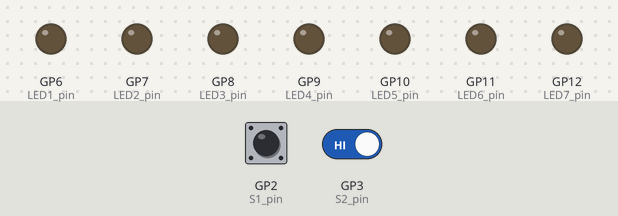
Bench run of a program on a simulated Raspberry Pi Pico. On the bench: output pins drawn as LEDs (lit = HIGH). Dashed ring = blinking. The test bench sets the inputs (shaded band); at power-on: GP2 (S1_pin) HIGH, GP3 (S2_pin) HIGH. What the program prints to the serial monitor is not drawn.

Above: at 1.2 s.
1.3 s: GP2 (S1_pin) driven LOW
At 2.1 s:
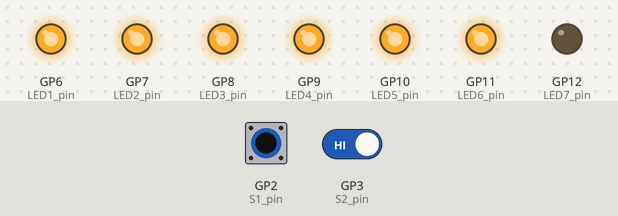
4.3 s: GP3 (S2_pin) driven LOW
At 7.1 s:
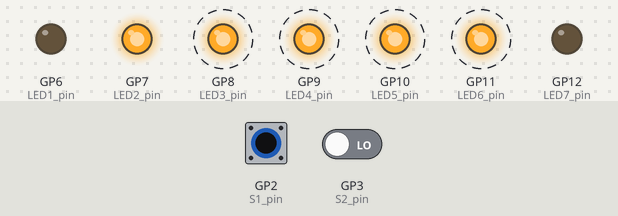
7.3 s: GP2 (S1_pin) pulsed HIGH 2 times (0.12 s each, 0.3 s apart)
At 8.7 s:
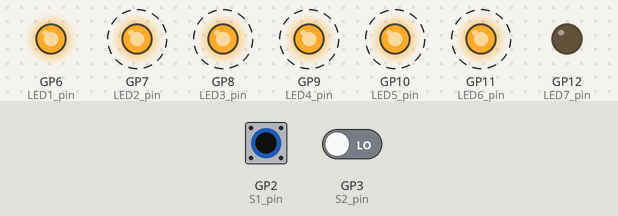
Timing chart, 0 to 16.9 s (numbered marks = the images above; inputs shaded):
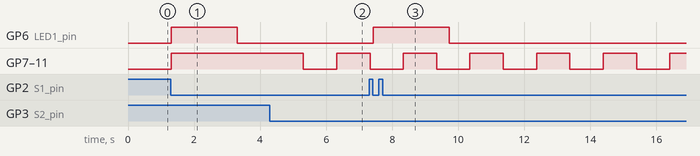

Measured:
- after the input at 1.3 s, GP6 (LED1_pin): LOW → HIGH at once, → LOW 2.0 s later; GP7 (LED2_pin), GP8 (LED3_pin), GP9 (LED4_pin), GP10 (LED5_pin), GP11 (LED6_pin): LOW → HIGH at once
- after the input at 4.3 s, GP8 (LED3_pin), GP9 (LED4_pin), GP10 (LED5_pin), GP11 (LED6_pin): HIGH → LOW after 1.0 s, → HIGH 1.0 s later
- after the input at 7.3 s, GP6 (LED1_pin): LOW → HIGH after 0.13 s, → LOW 2.3 s later

The program:

main.cpp
```cpp
#include <Arduino.h>
#define LED1_pin 6
#define LED2_pin 7
#define LED3_pin 8
#define LED4_pin 9
#define LED5_pin 10
#define LED6_pin 11
#define LED7_pin 12

#define S1_pin 2
#define S2_pin 3

typedef struct {
  int state, new_state, pause;
;

  // tes - time entering state
  // tis - time in state
  // tis_pause - time in state (save while in pause)
  unsigned long tes, tis, tis_pause;
} fsm_t;

// Input variables
uint8_t S1, prevS1;
uint8_t S2, prevS2;

uint8_t S1_real, S2_real;

uint8_t S1_doubleclick = 0;
uint8_t S2_doubleclick = 0;

uint8_t S1_doubleclick_flag = 0;
uint8_t S2_doubleclick_flag = 0;

uint8_t S1_longpress_flag = 0;
uint8_t S2_longpress_flag = 0;

unsigned long tis_pause = 0;

int end_cycle = 0;

int extra_led = 0;

int extra = 0;

// Output variables
uint8_t LED_1, LED_2, LED_3, LED_4, LED_5, LED_6, LED_7;

// Our finite state machines
fsm_t fsm1, fsm2, fsm3, fsm4, fsm5, fsm6, fsm7, sw1, sw2;

unsigned long interval, last_cycle;
unsigned long loop_micros;

// Set new state
void set_state(fsm_t& fsm, int new_state)
{
  if (fsm.state != new_state) {  // if the state changed tis is reset

        fsm.state = new_state;
        fsm.tes = millis();
        fsm.tis = 0;

  }
}

void set_led(fsm_t& fsm, uint8_t* LED)
{
  if (fsm.state == 0) { // Start state
    *LED = 0;
  } else if (fsm.state == 1) { // Led ON state
    *LED = 1;
  } else if (fsm.state == 2) { // Led OFF while counting state
    *LED = 0;
  } else if (fsm.state == 3) { // Led OFF while paused state
    *LED = 0;
  } else if (fsm.state == 4) { // Led ON while paused state
    *LED = 1;
  }
}

void set_conditions(fsm_t& fsm, uint8_t S1, uint8_t prevS1, uint8_t S2, uint8_t prevS2, int pos)
{
      // Calculate next state for the first state machine
      if (fsm.state == 0 && (S1 || S2)) {
        fsm.new_state = 1;
      } else if(fsm.state == 1 && S1 && !prevS1) {
        fsm.tes = millis();
      } else if(fsm.state == 1 && S2 && !prevS2) {
        fsm.new_state = 4;
        fsm.tis_pause = fsm.tis;
        fsm.pause = 1;
      } else if (fsm.state == 1 && (fsm.tis + fsm.tis_pause) >= (2000*pos)) {
        fsm.new_state = 2;
        fsm.tis_pause = 0;
        //if (pos == 6) end_cycle = 1;
      } else if (fsm.state == 4 && fsm.tis > 1000 && fsm.pause) {
        fsm.new_state = 3;
      } else if (fsm.state == 4 && S2 && !prevS2 && fsm.pause) {
        fsm.pause = 0;
        fsm.new_state = 1;
      } else if (fsm.state == 3 && fsm.tis > 1000 && fsm.pause) {
        fsm.new_state = 4;
      } else if (fsm.state == 3 && S2 && !prevS2 && fsm.pause){
        fsm.new_state = 1;
       // fsm1.tes = cur_time - fsm1.tis_pause;
        fsm.pause = 0;
      // } else if(fsm1.state == 2 && S2 && !prevS2) {
      //   fsm1.state = 2;
      //   fsm1.pause = 1;
      } else if (fsm.state == 2 && end_cycle) {
        fsm.new_state = 1;
        // if (pos == 6) {
        //   end_cycle = 0;
        //   }
      } else if (fsm.state == 2 && S1 && !prevS1){
        fsm.new_state = 1;
      }
}

int check_switch(uint8_t S, uint8_t prevS, fsm_t& fsm, uint8_t& S_doubleclick, uint8_t& S_longpress) {
  if (S && !prevS && !S_doubleclick && !S_longpress) {
    fsm.tes = millis();
    fsm.tis = 0;
    S_doubleclick = 1;
    S_longpress = 1;
    return 1;
  }
  if (S && !prevS && fsm.tis < 500 && S_doubleclick) {
    S_doubleclick = 0;
    return 2;
  }
  if (S && prevS && fsm.tis > 3000 && S_longpress) {
    S_longpress = 0;
    return 3;
  }
  if (!S && prevS && S_longpress) {
    S_longpress = 0;
    return 0;
  }
  if (fsm.tis > 500) {
    S_doubleclick = 0;
    return 0;
  }
  return 0;
}

void setup()
{
  pinMode(LED1_pin, OUTPUT);
  pinMode(LED2_pin, OUTPUT);
  pinMode(LED3_pin, OUTPUT);
  pinMode(LED4_pin, OUTPUT);
  pinMode(LED5_pin, OUTPUT);
  pinMode(LED6_pin, OUTPUT);
  pinMode(LED7_pin, OUTPUT);
  pinMode(S1_pin, INPUT);
  pinMode(S2_pin, INPUT);

  // Start the serial port with 115200 baudrate
  Serial.begin(115200);

  sw1.tes = millis();
  sw1.tis = 0;
  sw1.tes = millis();
  sw2.tis = 0;

  interval = 10;
  set_state(fsm1, 0);
  set_state(fsm2, 0);
  set_state(fsm3, 0);
  set_state(fsm4, 0);
  set_state(fsm5, 0);
  set_state(fsm6, 0);
  set_state(fsm7, 2);
}

void loop()
{
    // To measure the time between loop() calls
    //unsigned long last_loop_micros = loop_micros;

    // Do this only every "interval" miliseconds
    // It helps to clear the switches bounce effect
    unsigned long now = millis();
    if (now - last_cycle > interval) {
      loop_micros = micros();
      last_cycle = now;

      // Read the inputs
      // sw1.tis = cur_time - sw1.tes;
      // sw2.tis = cur_time - sw2.tes;
      prevS1 = S1;
      prevS2 = S2;
      // S1_real = !digitalRead(S1_pin);
      // S2_real = !digitalRead(S2_pin);
      // S1 = check_switch(S1, S1_real, sw1);
      // S2 = check_switch(S2, S2_real, sw2);

      S1 = !digitalRead(S1_pin);
      S2 = !digitalRead(S2_pin);

      // FSM processing

      // Update tis for all state machines
      unsigned long cur_time = millis();   // Just one call to millis()
      sw1.tis = cur_time - sw1.tes;
      sw2.tis = cur_time - sw2.tes;
      fsm1.tis = cur_time - fsm1.tes;
      fsm2.tis = cur_time - fsm2.tes;
      fsm3.tis = cur_time - fsm3.tes;
      fsm4.tis = cur_time - fsm4.tes;
      fsm5.tis = cur_time - fsm5.tes;
      fsm6.tis = cur_time - fsm6.tes;
      fsm7.tis = cur_time - fsm7.tes;

      S1_doubleclick = check_switch(S1, prevS1, sw1, S1_doubleclick_flag, S1_longpress_flag);
      S2_doubleclick = check_switch(S2, prevS2, sw2, S2_doubleclick_flag, S2_longpress_flag);

      if (S2_doubleclick) extra_led = !extra_led;

      // Calculate next state for the first state machine
      set_conditions(fsm1, S1, prevS1, S2, prevS2, 1);
      set_conditions(fsm2, S1, prevS1, S2, prevS2, 2);
      set_conditions(fsm3, S1, prevS1, S2, prevS2, 3);
      set_conditions(fsm4, S1, prevS1, S2, prevS2, 4);
      set_conditions(fsm5, S1, prevS1, S2, prevS2, 5);
      set_conditions(fsm6, S1, prevS1, S2, prevS2, 6);
      // if (extra_led) {
      //   set_conditions(fsm7, S1, prevS1, S2, prevS2, 7);
      //   extra = 2000;
      // } else extra = 0;

      if (fsm7.state == 0 && (S1 || S2)) {
        fsm7.new_state = 2;
      } else if(fsm7.state == 2 && S1 && !prevS1) {
        fsm7.tes = millis();
      } else if(fsm7.state == 2 && S2 && !prevS2) {
        fsm7.new_state = 3;
        fsm7.tis_pause = fsm7.tis;
        fsm7.pause = 1;
      } else if (fsm7.state == 2 && (fsm7.tis + fsm7.tis_pause) >= 12000 + extra) {
        fsm7.new_state = 1;
      } else if (fsm7.state == 1 && (fsm7.tis) >= 1000) {
        fsm7.new_state = 2;
        fsm7.tis_pause = 0;
        end_cycle = 1;
      } else if(fsm7.state == 1 && S1 && !prevS1) {
        fsm7.new_state = 2;
      } else if (fsm7.state == 3 && S2 && !prevS2 && fsm7.pause){
        fsm7.new_state = 2;
       // fsm1.tes = cur_time - fsm1.tis_pause;
        fsm7.pause = 0;
      // } else if(fsm1.state == 2 && S2 && !prevS2) {
      //   fsm1.state = 2;
      //   fsm1.pause = 1;
      } else if (fsm7.state == 2 && end_cycle) {
        end_cycle = 0;
      }
      // Update the states
      set_state(fsm1, fsm1.new_state);
      set_state(fsm2, fsm2.new_state);
      set_state(fsm3, fsm3.new_state);
      set_state(fsm4, fsm4.new_state);
      set_state(fsm5, fsm5.new_state);
      set_state(fsm6, fsm6.new_state);
      set_state(fsm7, fsm7.new_state);


      // Actions set by the current state of the first state machine
      set_led(fsm1, &LED_1);
      set_led(fsm2, &LED_2);
      set_led(fsm3, &LED_3);
      set_led(fsm4, &LED_4);
      set_led(fsm5, &LED_5);
      set_led(fsm6, &LED_6);
      set_led(fsm7, &LED_7);

      // A more compact way
      // LED_1 = (fsm1.state == 1);
      // LED_1 = (state == 1)||(state ==2);  if LED1 must be set in states 1 and 2

      // Actions set by the current state of the second state machine
      // LED_2 = (fsm2.state == 0);

      // Set the outputs
      digitalWrite(LED1_pin, LED_1);
      digitalWrite(LED2_pin, LED_2);
      digitalWrite(LED3_pin, LED_3);
      digitalWrite(LED4_pin, LED_4);
      digitalWrite(LED5_pin, LED_5);
      digitalWrite(LED6_pin, LED_6);
      digitalWrite(LED7_pin, LED_7);

      // Debug using the serial port
      Serial.print("S1: ");
      Serial.print(S1);

      Serial.print(" S2: ");
      Serial.print(S2);

      Serial.print(" fsm1.state: ");
      Serial.print(fsm1.state);

      Serial.print(" fsm2.state: ");
      Serial.print(fsm2.state);

      Serial.print(" fsm3.state: ");
      Serial.print(fsm3.state);

      Serial.print(" fsm4.state: ");
      Serial.print(fsm4.state);

      Serial.print(" fsm5.state: ");
      Serial.print(fsm5.state);

      Serial.print(" fsm6.state: ");
      Serial.print(fsm6.state);

      Serial.print(" fsm7.state: ");
      Serial.print(fsm7.state);

      Serial.print(" LED_1: ");
      Serial.print(LED_1);

      Serial.print(" LED_2: ");
      Serial.print(LED_2);

      Serial.print(" LED_3: ");
      Serial.print(LED_3);

      Serial.print(" LED_4: ");
      Serial.print(LED_4);

      Serial.print(" LED_5: ");
      Serial.print(LED_5);

      Serial.print(" LED_6: ");
      Serial.print(LED_6);

      Serial.print(" LED_7: ");
      Serial.print(LED_7);

      Serial.print(" loop: ");
      Serial.println(micros() - loop_micros);
    }

}
```
